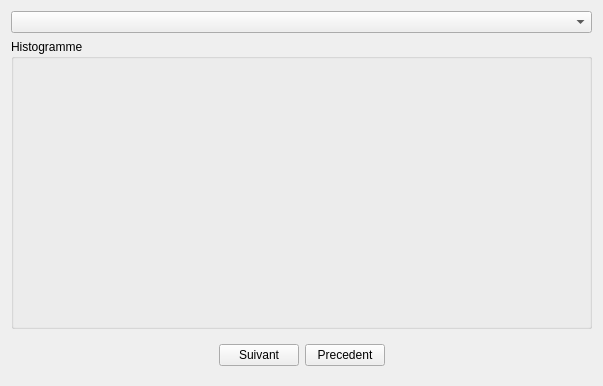
<?xml version="1.0" encoding="UTF-8"?>
<ui version="4.0">
 <class>Form</class>
 <widget class="QWidget" name="Form">
  <property name="geometry">
   <rect>
    <x>0</x>
    <y>0</y>
    <width>599</width>
    <height>386</height>
   </rect>
  </property>
  <property name="windowTitle">
   <string>Form</string>
  </property>
  <layout class="QVBoxLayout" name="mplvl">
   <item alignment="Qt::AlignLeft|Qt::AlignBottom">
    <widget class="QComboBox" name="comboBox">
     <property name="minimumSize">
      <size>
       <width>581</width>
       <height>0</height>
      </size>
     </property>
    </widget>
   </item>
   <item>
    <widget class="QGroupBox" name="figureGroupBox">
     <property name="sizePolicy">
      <sizepolicy hsizetype="Preferred" vsizetype="Expanding">
       <horstretch>0</horstretch>
       <verstretch>0</verstretch>
      </sizepolicy>
     </property>
     <property name="title">
      <string>Histogramme</string>
     </property>
     <layout class="QVBoxLayout" name="verticalLayout"/>
    </widget>
   </item>
   <item>
    <widget class="QWidget" name="widget" native="true">
     <property name="sizePolicy">
      <sizepolicy hsizetype="Preferred" vsizetype="Maximum">
       <horstretch>0</horstretch>
       <verstretch>0</verstretch>
      </sizepolicy>
     </property>
     <layout class="QHBoxLayout" name="horizontalLayout_2">
      <item>
       <spacer name="horizontalSpacer">
        <property name="orientation">
         <enum>Qt::Horizontal</enum>
        </property>
        <property name="sizeHint" stdset="0">
         <size>
          <width>40</width>
          <height>20</height>
         </size>
        </property>
       </spacer>
      </item>
      <item>
       <layout class="QGridLayout" name="gridLayout_2">
        <item row="0" column="0">
         <widget class="QPushButton" name="pushButton_2">
          <property name="text">
           <string>Suivant</string>
          </property>
          <property name="flat">
           <bool>false</bool>
          </property>
         </widget>
        </item>
        <item row="0" column="1">
         <widget class="QPushButton" name="pushButton">
          <property name="text">
           <string>Precedent</string>
          </property>
         </widget>
        </item>
       </layout>
      </item>
      <item>
       <spacer name="horizontalSpacer_2">
        <property name="orientation">
         <enum>Qt::Horizontal</enum>
        </property>
        <property name="sizeHint" stdset="0">
         <size>
          <width>40</width>
          <height>20</height>
         </size>
        </property>
       </spacer>
      </item>
     </layout>
    </widget>
   </item>
  </layout>
 </widget>
 <resources/>
 <connections/>
</ui>
